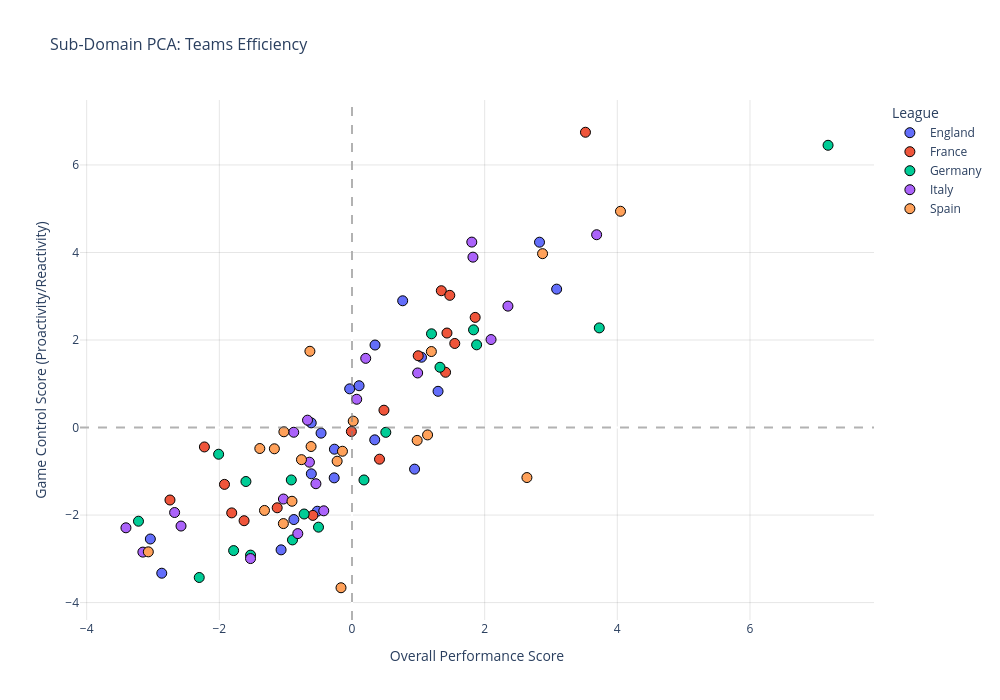

Notebook cell for this chart:
### Code cell
# Create Interactive Plotly Scatter Plot
fig = px.scatter(
    plot_df,
    x='Performance_Axis',
    y='Game_Control_Axis',
    color='League',
    hover_name='Team',
    hover_data={
        'Performance_Axis': ':.2f',
        'Game_Control_Axis': ':.2f',
        'League': True,
    },
    title='Sub-Domain PCA: Teams Efficiency',
    labels={
        'Performance_Axis': 'Overall Performance Score',
        'Game_Control_Axis': 'Game Control Score (Proactivity/Reactivity)',
    },
    width=1000,
    height=700,
)

# Add reference crosshair lines at coordinate (0,0)
fig.add_hline(y=0, line_dash='dash', line_color='gray', opacity=0.6)
fig.add_vline(x=0, line_dash='dash', line_color='gray', opacity=0.6)

fig.update_traces(marker=dict(size=10, line=dict(width=1, color='black')))

# Fixed grid properties applied correctly to x and y axes
fig.update_layout(
    title_font_size=16,
    plot_bgcolor='white',
)
fig.update_xaxes(showgrid=True, gridcolor='rgba(0,0,0,0.1)')
fig.update_yaxes(showgrid=True, gridcolor='rgba(0,0,0,0.1)')

# Render the interactive chart
fig.show()
#fig.write_html("Leagues_chart.html")

### Figure 1 — Plotly figure (JSON) as saved in the notebook; plotly's stock layout.template omitted (floating-point values rounded to 4 significant figures)
{"data": [{"customdata": [["England"], ["England"], ["England"], ["England"], ["England"], ["England"], ["England"], ["England"], ["England"], ["England"], ["England"], ["England"], ["England"], ["England"], ["England"], ["England"], ["England"], ["England"], ["England"], ["England"]], "hovertemplate": "<b>%{hovertext}</b><br><br>League=%{customdata[0]}<br>Overall Performance Score=%{x:.2f}<br>Game Control Score (Proactivity/Reactivity)=%{y:.2f}<extra></extra>", "hovertext": ["AFC Bournemouth", "Arsenal", "Aston Villa", "Brentford", "Brighton & Hove Albion", "Burnley", "Chelsea", "Crystal Palace", "Everton", "Fulham", "Leeds United", "Liverpool", "Manchester City", "Manchester United", "Newcastle United", "Nottingham Forest", "Sunderland", "Tottenham Hotspur", "West Ham United", "Wolverhampton Wanderers"], "legendgroup": "England", "marker": {"color": "#636efa", "line": {"color": "black", "width": 1}, "size": 10, "symbol": "circle"}, "mode": "markers", "name": "England", "orientation": "v", "showlegend": true, "type": "scatter", "x": [0.3426, 3.085, -0.03504, 0.9433, 0.3472, -2.868, 1.048, -0.5231, -0.2685, -0.4666, -0.6132, 0.7641, 2.827, 1.297, 0.1067, -0.2649, -0.8764, -0.6147, -1.069, -3.04], "xaxis": "x", "y": [-0.2813, 3.163, 0.884, -0.9501, 1.885, -3.328, 1.606, -1.912, -1.15, -0.1281, -1.057, 2.896, 4.235, 0.8279, 0.9557, -0.4944, -2.102, 0.1064, -2.795, -2.546], "yaxis": "y"}, {"customdata": [["France"], ["France"], ["France"], ["France"], ["France"], ["France"], ["France"], ["France"], ["France"], ["France"], ["France"], ["France"], ["France"], ["France"], ["France"], ["France"], ["France"], ["France"]], "hovertemplate": "<b>%{hovertext}</b><br><br>League=%{customdata[0]}<br>Overall Performance Score=%{x:.2f}<br>Game Control Score (Proactivity/Reactivity)=%{y:.2f}<extra></extra>", "hovertext": ["Angers", "Auxerre", "Brest", "Le Havre", "Lens", "Lille", "Lorient", "Lyon", "Marseille", "Metz", "Monaco", "Nantes", "Nice", "Paris FC", "Paris Saint-Germain", "Rennes", "Strasbourg", "Toulouse"], "legendgroup": "France", "marker": {"color": "#EF553B", "line": {"color": "black", "width": 1}, "size": 10, "symbol": "circle"}, "mode": "markers", "name": "France", "orientation": "v", "showlegend": true, "type": "scatter", "x": [-1.627, -1.128, -0.5898, -1.923, 1.857, 1.347, 0.4149, 1.411, 1.474, -2.744, 1.432, -1.814, -2.225, -0.00937, 3.52, 0.9983, 1.549, 0.4817], "xaxis": "x", "y": [-2.129, -1.833, -2.008, -1.299, 2.517, 3.126, -0.7229, 1.263, 3.021, -1.656, 2.159, -1.95, -0.4432, -0.08995, 6.747, 1.64, 1.921, 0.3962], "yaxis": "y"}, {"customdata": [["Germany"], ["Germany"], ["Germany"], ["Germany"], ["Germany"], ["Germany"], ["Germany"], ["Germany"], ["Germany"], ["Germany"], ["Germany"], ["Germany"], ["Germany"], ["Germany"], ["Germany"], ["Germany"], ["Germany"], ["Germany"]], "hovertemplate": "<b>%{hovertext}</b><br><br>League=%{customdata[0]}<br>Overall Performance Score=%{x:.2f}<br>Game Control Score (Proactivity/Reactivity)=%{y:.2f}<extra></extra>", "hovertext": ["FC Koln", "Augsburg", "Bayer Leverkusen", "Bayern Munchen", "Borussia Dortmund", "Borussia Monchengladbach", "Eintracht Frankfurt", "FC Heidenheim", "Freiburg", "Hamburger SV", "Hoffenheim", "Mainz 05", "RB Leipzig", "St. Pauli", "Union Berlin", "VfB Stuttgart", "Werder Bremen", "Wolfsburg"], "legendgroup": "Germany", "marker": {"color": "#00cc96", "line": {"color": "black", "width": 1}, "size": 10, "symbol": "circle"}, "mode": "markers", "name": "Germany", "orientation": "v", "showlegend": true, "type": "scatter", "x": [-0.9152, -1.599, 1.833, 7.177, 3.728, -0.505, 0.5097, -2.303, 0.1805, -1.785, 1.326, -0.7217, 1.198, -3.219, -0.8973, 1.879, -2.011, -1.529], "xaxis": "x", "y": [-1.197, -1.233, 2.232, 6.449, 2.277, -2.276, -0.1096, -3.426, -1.198, -2.812, 1.377, -1.975, 2.142, -2.14, -2.568, 1.89, -0.6097, -2.915], "yaxis": "y"}, {"customdata": [["Italy"], ["Italy"], ["Italy"], ["Italy"], ["Italy"], ["Italy"], ["Italy"], ["Italy"], ["Italy"], ["Italy"], ["Italy"], ["Italy"], ["Italy"], ["Italy"], ["Italy"], ["Italy"], ["Italy"], ["Italy"], ["Italy"], ["Italy"]], "hovertemplate": "<b>%{hovertext}</b><br><br>League=%{customdata[0]}<br>Overall Performance Score=%{x:.2f}<br>Game Control Score (Proactivity/Reactivity)=%{y:.2f}<extra></extra>", "hovertext": ["Atalanta", "Bologna", "Cagliari", "Como", "Cremonese", "Fiorentina", "Genoa", "Hellas Verona", "Inter", "Juventus", "Lazio", "Lecce", "Milan", "Napoli", "Parma", "Pisa", "Roma", "Sassuolo", "Torino", "Udinese"], "legendgroup": "Italy", "marker": {"color": "#ab63fa", "line": {"color": "black", "width": 1}, "size": 10, "symbol": "circle"}, "mode": "markers", "name": "Italy", "orientation": "v", "showlegend": true, "type": "scatter", "x": [0.2068, 0.07126, -0.8172, 2.351, -1.53, -0.8785, -0.642, -3.153, 3.688, 1.806, -0.6708, -2.578, 0.9898, 1.823, -2.675, -3.408, 2.096, -0.4257, -1.034, -0.5439], "xaxis": "x", "y": [1.581, 0.6465, -2.423, 2.774, -2.994, -0.1076, -0.7918, -2.846, 4.406, 4.237, 0.1683, -2.251, 1.247, 3.893, -1.942, -2.291, 2.01, -1.903, -1.634, -1.284], "yaxis": "y"}, {"customdata": [["Spain"], ["Spain"], ["Spain"], ["Spain"], ["Spain"], ["Spain"], ["Spain"], ["Spain"], ["Spain"], ["Spain"], ["Spain"], ["Spain"], ["Spain"], ["Spain"], ["Spain"], ["Spain"], ["Spain"], ["Spain"], ["Spain"], ["Spain"]], "hovertemplate": "<b>%{hovertext}</b><br><br>League=%{customdata[0]}<br>Overall Performance Score=%{x:.2f}<br>Game Control Score (Proactivity/Reactivity)=%{y:.2f}<extra></extra>", "hovertext": ["Athletic Club", "Atletico Madrid", "Barcelona", "Celta Vigo", "Deportivo Alaves", "Elche", "Espanyol", "Getafe", "Girona", "Levante", "Mallorca", "Osasuna", "Rayo Vallecano", "Real Betis", "Real Madrid", "Real Oviedo", "Real Sociedad", "Sevilla", "Valencia", "Villarreal"], "legendgroup": "Spain", "marker": {"color": "#FFA15A", "line": {"color": "black", "width": 1}, "size": 10, "symbol": "circle"}, "mode": "markers", "name": "Spain", "orientation": "v", "showlegend": true, "type": "scatter", "x": [-0.6348, 1.197, 4.048, 1.139, -0.6169, -1.027, -1.319, -0.1657, -1.39, -1.035, -0.905, -0.224, -0.7619, 0.9824, 2.873, -3.071, 0.0184, -1.17, -0.144, 2.637], "xaxis": "x", "y": [1.742, 1.737, 4.941, -0.1686, -0.4333, -0.09681, -1.895, -3.661, -0.4791, -2.195, -1.684, -0.7692, -0.7336, -0.2939, 3.973, -2.84, 0.1461, -0.4856, -0.5418, -1.143], "yaxis": "y"}], "layout": {"height": 700, "legend": {"title": {"text": "League"}, "tracegroupgap": 0}, "plot_bgcolor": "white", "shapes": [{"line": {"color": "gray", "dash": "dash"}, "opacity": 0.6, "type": "line", "x0": 0, "x1": 1, "xref": "x domain", "y0": 0, "y1": 0, "yref": "y"}, {"line": {"color": "gray", "dash": "dash"}, "opacity": 0.6, "type": "line", "x0": 0, "x1": 0, "xref": "x", "y0": 0, "y1": 1, "yref": "y domain"}], "title": {"font": {"size": 16}, "text": "Sub-Domain PCA: Teams Efficiency"}, "width": 1000, "xaxis": {"anchor": "y", "domain": [0, 1], "gridcolor": "rgba(0,0,0,0.1)", "showgrid": true, "title": {"text": "Overall Performance Score"}}, "yaxis": {"anchor": "x", "domain": [0, 1], "gridcolor": "rgba(0,0,0,0.1)", "showgrid": true, "title": {"text": "Game Control Score (Proactivity/Reactivity)"}}}}
